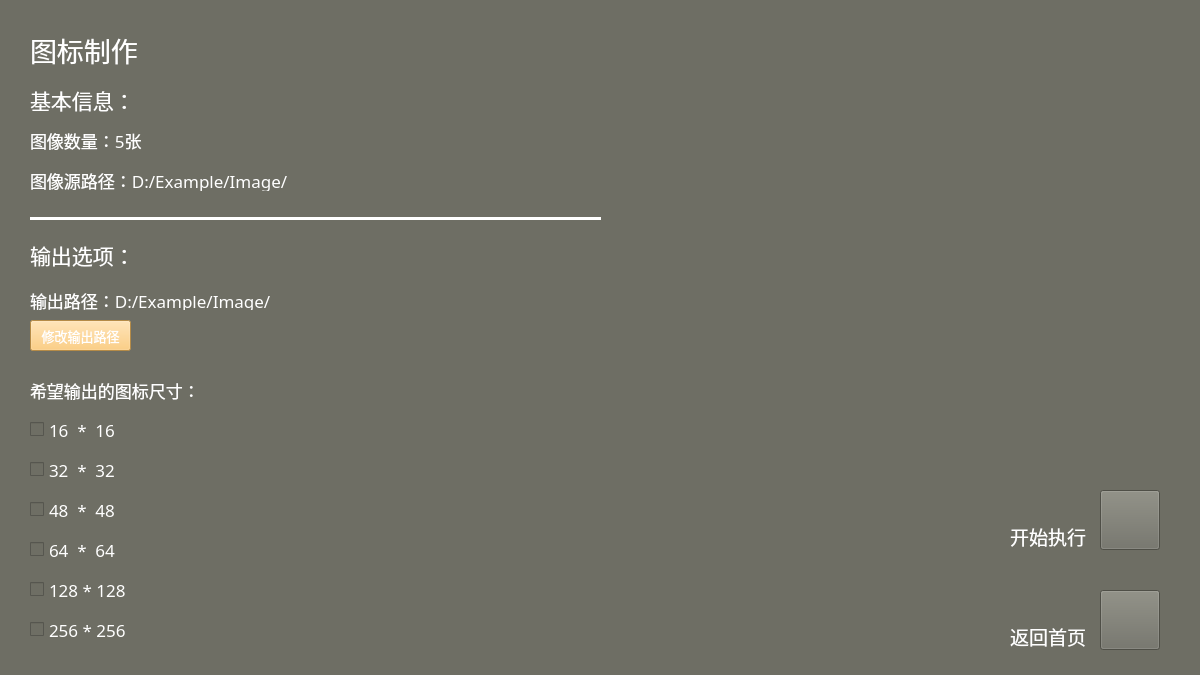
<?xml version="1.0" encoding="UTF-8"?>
<ui version="4.0">
 <class>MakeIconMenu</class>
 <widget class="QFrame" name="MakeIconMenu">
  <property name="geometry">
   <rect>
    <x>0</x>
    <y>0</y>
    <width>1200</width>
    <height>675</height>
   </rect>
  </property>
  <property name="windowTitle">
   <string>Frame</string>
  </property>
  <property name="styleSheet">
   <string notr="true">background-color: rgb(110, 110, 100);
color: rgb(255, 255, 255);</string>
  </property>
  <widget class="QLabel" name="labelStart">
   <property name="geometry">
    <rect>
     <x>1010</x>
     <y>526</y>
     <width>81</width>
     <height>21</height>
    </rect>
   </property>
   <property name="font">
    <font>
     <family>等线</family>
     <pointsize>14</pointsize>
    </font>
   </property>
   <property name="styleSheet">
    <string notr="true">color: rgb(255, 255, 255);</string>
   </property>
   <property name="text">
    <string>开始执行</string>
   </property>
  </widget>
  <widget class="QLabel" name="labelInfoTitle">
   <property name="geometry">
    <rect>
     <x>30</x>
     <y>85</y>
     <width>381</width>
     <height>30</height>
    </rect>
   </property>
   <property name="font">
    <font>
     <family>等线</family>
     <pointsize>16</pointsize>
    </font>
   </property>
   <property name="styleSheet">
    <string notr="true">color: rgb(255, 255, 255);</string>
   </property>
   <property name="text">
    <string>基本信息：</string>
   </property>
  </widget>
  <widget class="QLabel" name="labelImageAmount">
   <property name="geometry">
    <rect>
     <x>30</x>
     <y>130</y>
     <width>381</width>
     <height>21</height>
    </rect>
   </property>
   <property name="font">
    <font>
     <family>等线</family>
     <pointsize>13</pointsize>
    </font>
   </property>
   <property name="styleSheet">
    <string notr="true">color: rgb(255, 255, 255);</string>
   </property>
   <property name="text">
    <string>图像数量：5张</string>
   </property>
  </widget>
  <widget class="QPushButton" name="pushButtonStart">
   <property name="geometry">
    <rect>
     <x>1100</x>
     <y>490</y>
     <width>60</width>
     <height>60</height>
    </rect>
   </property>
   <property name="styleSheet">
    <string notr="true">image: url(:/IconPNG/Icon/Start-3780.PNG);</string>
   </property>
   <property name="text">
    <string/>
   </property>
  </widget>
  <widget class="QLabel" name="labelIcon">
   <property name="geometry">
    <rect>
     <x>1080</x>
     <y>0</y>
     <width>120</width>
     <height>120</height>
    </rect>
   </property>
   <property name="styleSheet">
    <string notr="true">image: url(:/IconPNG/Icon/MakeGif-3780.PNG);</string>
   </property>
   <property name="text">
    <string/>
   </property>
  </widget>
  <widget class="Line" name="line1">
   <property name="geometry">
    <rect>
     <x>30</x>
     <y>210</y>
     <width>571</width>
     <height>16</height>
    </rect>
   </property>
   <property name="styleSheet">
    <string notr="true">color: rgb(255, 255, 255);</string>
   </property>
   <property name="frameShadow">
    <enum>QFrame::Plain</enum>
   </property>
   <property name="lineWidth">
    <number>3</number>
   </property>
   <property name="orientation">
    <enum>Qt::Horizontal</enum>
   </property>
  </widget>
  <widget class="QLabel" name="labelExit">
   <property name="geometry">
    <rect>
     <x>1010</x>
     <y>626</y>
     <width>81</width>
     <height>21</height>
    </rect>
   </property>
   <property name="font">
    <font>
     <family>等线</family>
     <pointsize>14</pointsize>
    </font>
   </property>
   <property name="styleSheet">
    <string notr="true">color: rgb(255, 255, 255);</string>
   </property>
   <property name="text">
    <string>返回首页</string>
   </property>
  </widget>
  <widget class="QLabel" name="labelTitle">
   <property name="geometry">
    <rect>
     <x>30</x>
     <y>30</y>
     <width>380</width>
     <height>40</height>
    </rect>
   </property>
   <property name="font">
    <font>
     <family>等线</family>
     <pointsize>20</pointsize>
    </font>
   </property>
   <property name="styleSheet">
    <string notr="true">color: rgb(255, 255, 255);</string>
   </property>
   <property name="text">
    <string>图标制作</string>
   </property>
  </widget>
  <widget class="QPushButton" name="pushButtonExit">
   <property name="geometry">
    <rect>
     <x>1100</x>
     <y>590</y>
     <width>60</width>
     <height>60</height>
    </rect>
   </property>
   <property name="styleSheet">
    <string notr="true">image: url(:/IconPNG/Icon/Exit-3780.PNG);</string>
   </property>
   <property name="text">
    <string/>
   </property>
  </widget>
  <widget class="QLabel" name="labelSourcePath">
   <property name="geometry">
    <rect>
     <x>30</x>
     <y>170</y>
     <width>651</width>
     <height>21</height>
    </rect>
   </property>
   <property name="font">
    <font>
     <family>等线</family>
     <pointsize>13</pointsize>
    </font>
   </property>
   <property name="styleSheet">
    <string notr="true">color: rgb(255, 255, 255);</string>
   </property>
   <property name="text">
    <string>图像源路径：D:/Example/Image/</string>
   </property>
  </widget>
  <widget class="QLabel" name="labelOutputTitle">
   <property name="geometry">
    <rect>
     <x>30</x>
     <y>240</y>
     <width>381</width>
     <height>30</height>
    </rect>
   </property>
   <property name="font">
    <font>
     <family>等线</family>
     <pointsize>16</pointsize>
    </font>
   </property>
   <property name="styleSheet">
    <string notr="true">color: rgb(255, 255, 255);</string>
   </property>
   <property name="text">
    <string>输出选项：</string>
   </property>
  </widget>
  <widget class="QLabel" name="labelOutputPath">
   <property name="geometry">
    <rect>
     <x>30</x>
     <y>290</y>
     <width>651</width>
     <height>20</height>
    </rect>
   </property>
   <property name="font">
    <font>
     <family>等线</family>
     <pointsize>13</pointsize>
    </font>
   </property>
   <property name="styleSheet">
    <string notr="true">color: rgb(255, 255, 255);</string>
   </property>
   <property name="text">
    <string>输出路径：D:/Example/Image/</string>
   </property>
  </widget>
  <widget class="QLabel" name="labelSizeTitle">
   <property name="geometry">
    <rect>
     <x>30</x>
     <y>380</y>
     <width>281</width>
     <height>20</height>
    </rect>
   </property>
   <property name="font">
    <font>
     <family>等线</family>
     <pointsize>13</pointsize>
    </font>
   </property>
   <property name="styleSheet">
    <string notr="true">color: rgb(255, 255, 255);</string>
   </property>
   <property name="text">
    <string>希望输出的图标尺寸：</string>
   </property>
  </widget>
  <widget class="QPushButton" name="pushButtonOutputPath">
   <property name="geometry">
    <rect>
     <x>30</x>
     <y>320</y>
     <width>101</width>
     <height>31</height>
    </rect>
   </property>
   <property name="font">
    <font>
     <family>等线</family>
     <pointsize>10</pointsize>
    </font>
   </property>
   <property name="styleSheet">
    <string notr="true">background-color: rgb(253, 195, 99);
color: rgb(255, 255, 255)</string>
   </property>
   <property name="text">
    <string>修改输出路径</string>
   </property>
  </widget>
  <widget class="QCheckBox" name="checkBox016">
   <property name="geometry">
    <rect>
     <x>30</x>
     <y>414</y>
     <width>121</width>
     <height>31</height>
    </rect>
   </property>
   <property name="font">
    <font>
     <family>等线</family>
     <pointsize>13</pointsize>
    </font>
   </property>
   <property name="text">
    <string>16  *  16</string>
   </property>
  </widget>
  <widget class="QCheckBox" name="checkBox032">
   <property name="geometry">
    <rect>
     <x>30</x>
     <y>454</y>
     <width>121</width>
     <height>31</height>
    </rect>
   </property>
   <property name="font">
    <font>
     <family>等线</family>
     <pointsize>13</pointsize>
    </font>
   </property>
   <property name="text">
    <string>32  *  32</string>
   </property>
  </widget>
  <widget class="QCheckBox" name="checkBox048">
   <property name="geometry">
    <rect>
     <x>30</x>
     <y>494</y>
     <width>121</width>
     <height>31</height>
    </rect>
   </property>
   <property name="font">
    <font>
     <family>等线</family>
     <pointsize>13</pointsize>
    </font>
   </property>
   <property name="text">
    <string>48  *  48</string>
   </property>
  </widget>
  <widget class="QCheckBox" name="checkBox064">
   <property name="geometry">
    <rect>
     <x>30</x>
     <y>534</y>
     <width>121</width>
     <height>31</height>
    </rect>
   </property>
   <property name="font">
    <font>
     <family>等线</family>
     <pointsize>13</pointsize>
    </font>
   </property>
   <property name="text">
    <string>64  *  64</string>
   </property>
  </widget>
  <widget class="QCheckBox" name="checkBox128">
   <property name="geometry">
    <rect>
     <x>30</x>
     <y>574</y>
     <width>121</width>
     <height>31</height>
    </rect>
   </property>
   <property name="font">
    <font>
     <family>等线</family>
     <pointsize>13</pointsize>
    </font>
   </property>
   <property name="text">
    <string>128 * 128</string>
   </property>
  </widget>
  <widget class="QCheckBox" name="checkBox256">
   <property name="geometry">
    <rect>
     <x>30</x>
     <y>614</y>
     <width>121</width>
     <height>31</height>
    </rect>
   </property>
   <property name="font">
    <font>
     <family>等线</family>
     <pointsize>13</pointsize>
    </font>
   </property>
   <property name="text">
    <string>256 * 256</string>
   </property>
  </widget>
 </widget>
 <resources/>
 <connections/>
</ui>
